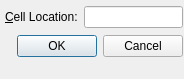
<?xml version="1.0" encoding="UTF-8"?>
<ui version="4.0">
 <class>GoToCellDialog</class>
 <widget class="QDialog" name="GoToCellDialog">
  <property name="geometry">
   <rect>
    <x>0</x>
    <y>0</y>
    <width>184</width>
    <height>79</height>
   </rect>
  </property>
  <property name="windowTitle">
   <string>Go To Cell</string>
  </property>
  <widget class="QWidget" name="">
   <property name="geometry">
    <rect>
     <x>5</x>
     <y>5</y>
     <width>178</width>
     <height>55</height>
    </rect>
   </property>
   <layout class="QVBoxLayout" name="verticalLayout">
    <item>
     <layout class="QHBoxLayout" name="horizontalLayout">
      <item>
       <widget class="QLabel" name="label">
        <property name="text">
         <string>&amp;Cell Location:</string>
        </property>
        <property name="buddy">
         <cstring>lineEdit</cstring>
        </property>
       </widget>
      </item>
      <item>
       <widget class="QLineEdit" name="lineEdit"/>
      </item>
     </layout>
    </item>
    <item>
     <widget class="QDialogButtonBox" name="buttonBox">
      <property name="standardButtons">
       <set>QDialogButtonBox::Cancel|QDialogButtonBox::Ok</set>
      </property>
     </widget>
    </item>
   </layout>
  </widget>
 </widget>
 <resources/>
 <connections/>
</ui>
